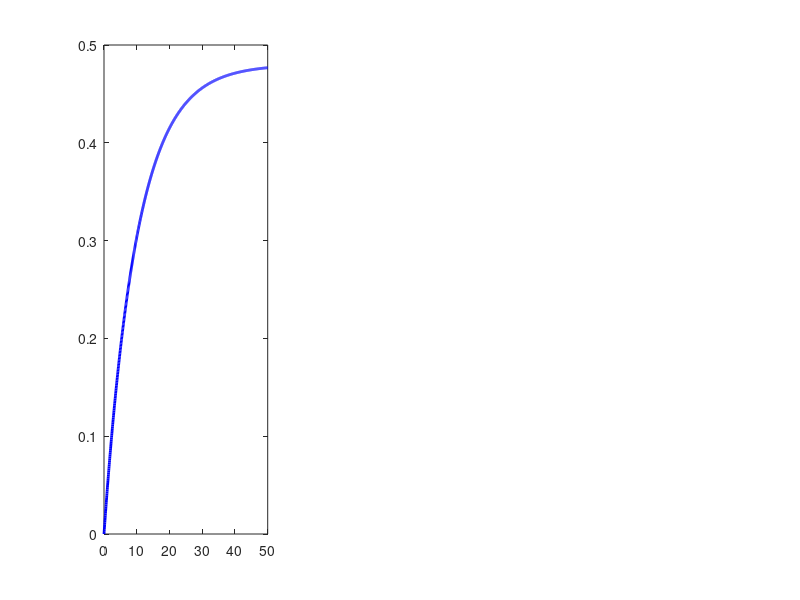

MATLAB code to generate this figure: (Note: this script raises an error after producing the figure.)
%% RL Devresi - Gecici Rejim Analizi
% Aysel Zeynep Kavakli
% Yildiz Teknik Universitesi - Devre Analizi Odevi

clear all; close all; clc;

%% Devre Parametreleri
R   = 50;         % Direnc [Ohm]
L   = 0.5;        % Endüktans [H]
Vs  = 24;         % Kaynak gerilimi [V]
tau = L / R;      % Zaman sabiti [s]
Iss = Vs / R;     % Kararli durum akimi [A]

fprintf('=== RL DEVRESI PARAMETRELERI ===\n');
fprintf('R   = %.0f Ohm\n', R);
fprintf('L   = %.2f H\n',   L);
fprintf('Vs  = %.0f V\n',   Vs);
fprintf('tau = %.4f s = %.2f ms\n', tau, tau*1000);
fprintf('I_ss = Vs/R = %.4f A\n', Iss);

%% Analitik Cozum
t = linspace(0, 5*tau, 1000);

% Endüktör akimi: i_L(t) = (Vs/R)*(1 - e^(-Rt/L))
iL  = Iss * (1 - exp(-t / tau));

% Endüktör gerilimi: v_L(t) = Vs*e^(-t/tau)
vL  = Vs * exp(-t / tau);

% Endüktör enerjisi: W_L = 0.5*L*iL^2
WL  = 0.5 * L * iL.^2;

fprintf('\n=== ONEMLI DEGERLER ===\n');
fprintf('t = tau   => iL = %.4f A\n', Iss*(1-exp(-1)));
fprintf('t = 5*tau => iL = %.4f A\n', Iss*(1-exp(-5)));
fprintf('W_L maks  = %.4f mJ\n', 0.5*L*Iss^2*1000);

%% Grafikler
figure('Name','RL Devresi Analizi','NumberTitle','off','Position',[100 100 1200 400]);

subplot(1,3,1);
plot(t*1000, iL, 'b-', 'LineWidth', 2.0);
hold on;
yline(Iss, 'k--', 'LineWidth', 1.0, 'Label', sprintf('I_{ss}=%.2f A', Iss));
xline(tau*1000, 'r:', 'LineWidth', 1.5, 'Label', sprintf('tau=%.1f ms', tau*1000));
plot(tau*1000, Iss*(1-exp(-1)), 'ro', 'MarkerSize', 8, 'MarkerFaceColor', 'r');
xlabel('Zaman (ms)', 'FontSize', 11);
ylabel('i_L(t)  [A]', 'FontSize', 11);
title('Endüktör Akimi i_L(t)', 'FontSize', 12, 'FontWeight', 'bold');
grid on;

subplot(1,3,2);
plot(t*1000, vL, 'r-', 'LineWidth', 2.0);
hold on;
xline(tau*1000, 'b:', 'LineWidth', 1.5, 'Label', sprintf('tau=%.1f ms', tau*1000));
xlabel('Zaman (ms)', 'FontSize', 11);
ylabel('v_L(t)  [V]', 'FontSize', 11);
title('Endüktör Gerilimi v_L(t)', 'FontSize', 12, 'FontWeight', 'bold');
grid on;

subplot(1,3,3);
plot(t*1000, WL*1000, 'g-', 'LineWidth', 2.0);
hold on;
yline(0.5*L*Iss^2*1000, 'k--', 'LineWidth', 1.0, ...
    'Label', sprintf('W_{maks}=%.1f mJ', 0.5*L*Iss^2*1000));
xlabel('Zaman (ms)', 'FontSize', 11);
ylabel('W_L(t)  [mJ]', 'FontSize', 11);
title('Endüktör Enerjisi W_L(t)', 'FontSize', 12, 'FontWeight', 'bold');
grid on;

sgtitle('RL Devresi - Gecici Rejim Analizi (R=50Ohm, L=0.5H, Vs=24V)', ...
    'FontSize', 13, 'FontWeight', 'bold');

saveas(gcf, fullfile('docs','RL_Grafik.png'));
fprintf('\nGrafik kaydedildi: docs/RL_Grafik.png\n');

fprintf('\n=== TRANSFER FONKSIYONU ===\n');
fprintf('H(s) = 1 / (L/R*s + 1) = 1 / (%.3f*s + 1)\n', tau);
fprintf('Kutup: s = -R/L = %.2f rad/s\n', -1/tau);
